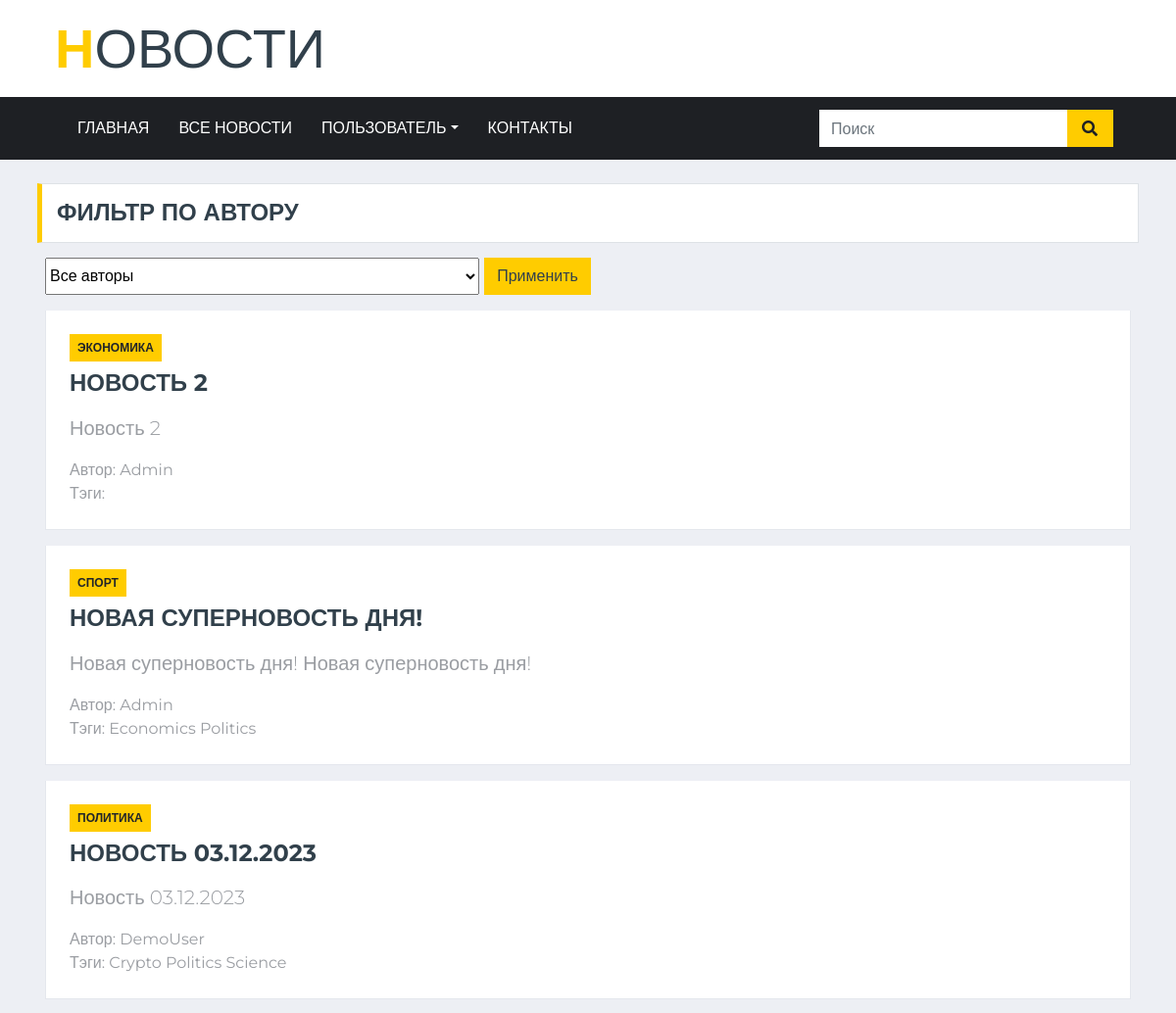
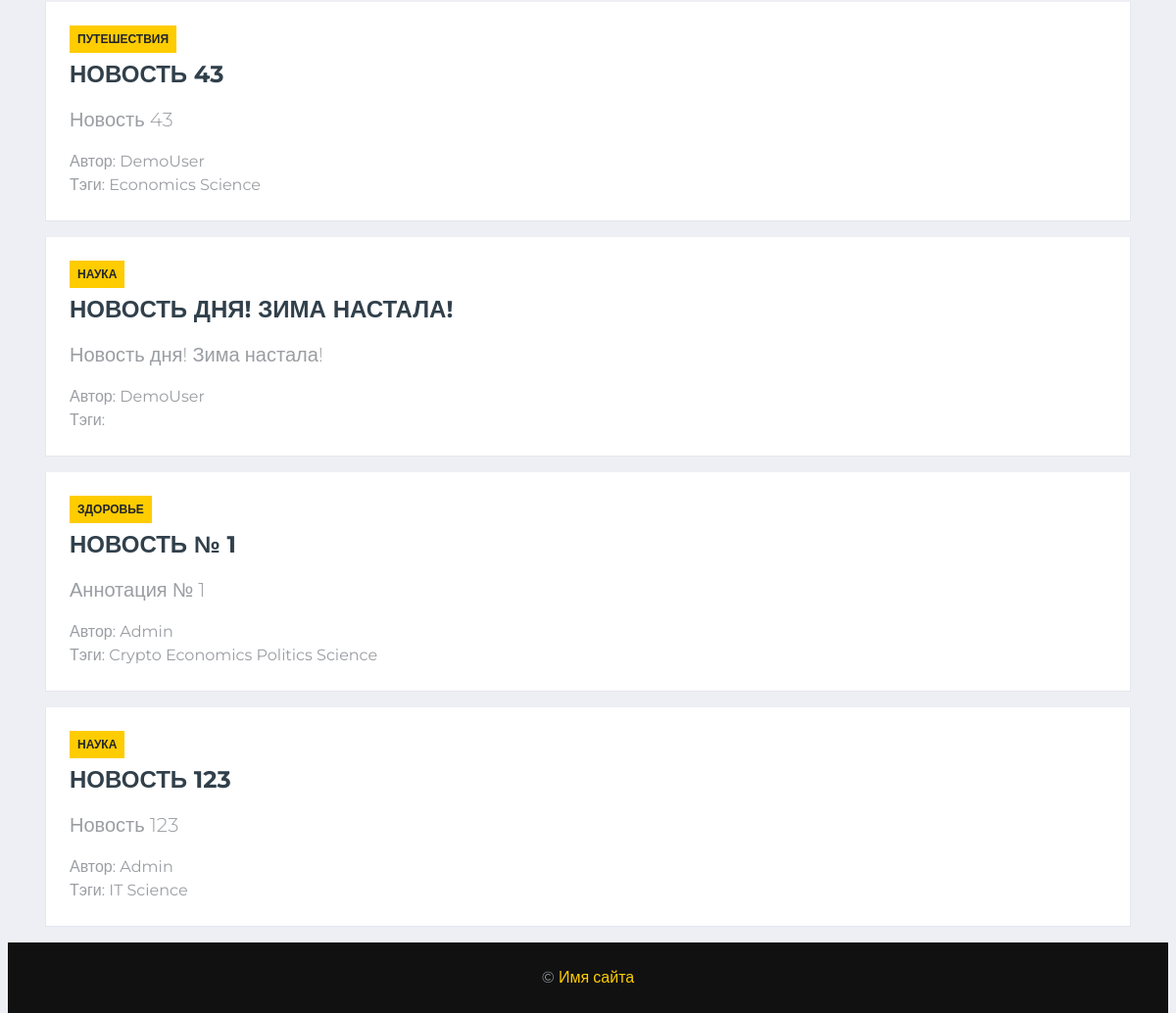
/news1/, run on an earlier commit of the app's database (2 pictures, top to bottom).
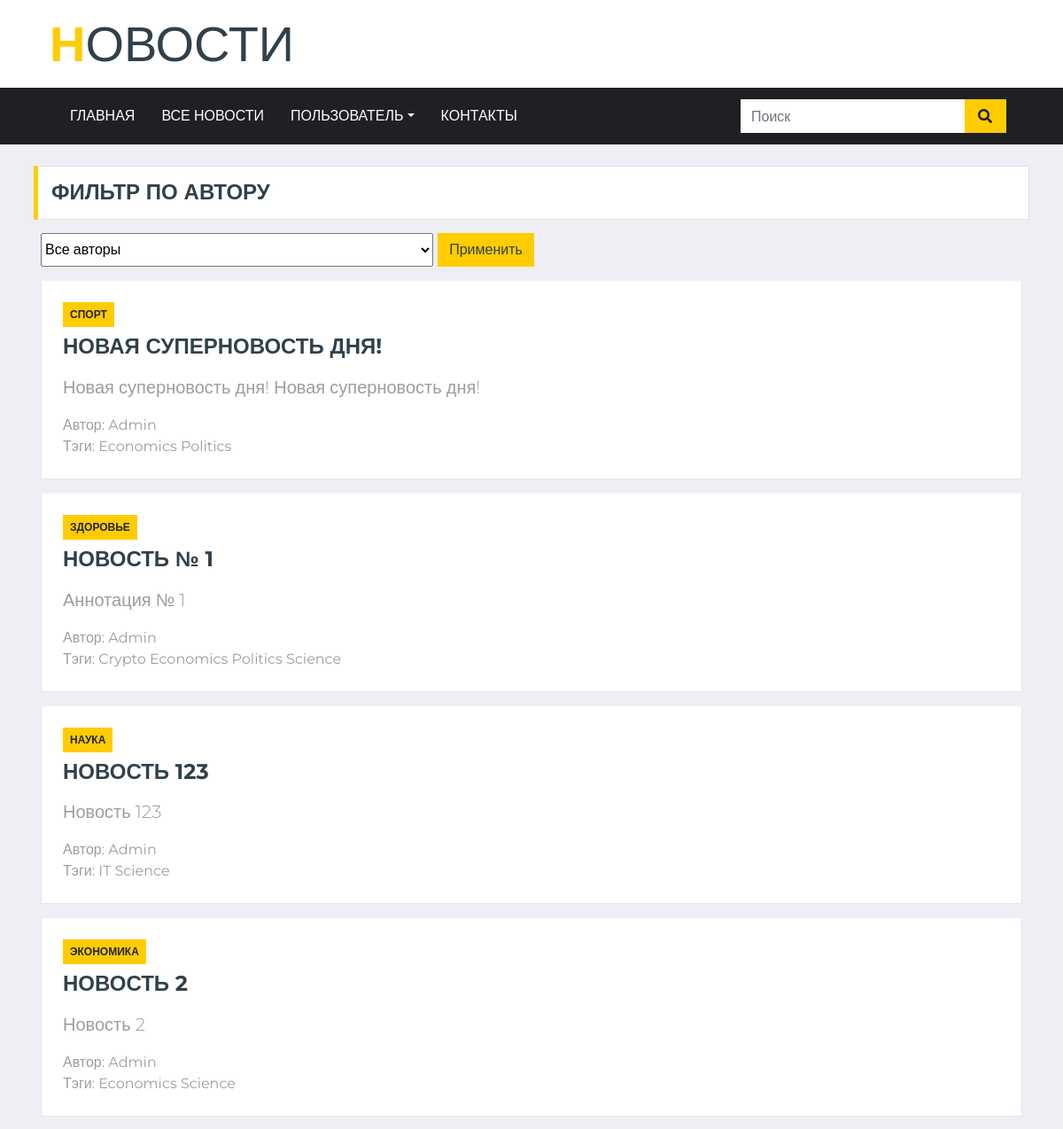
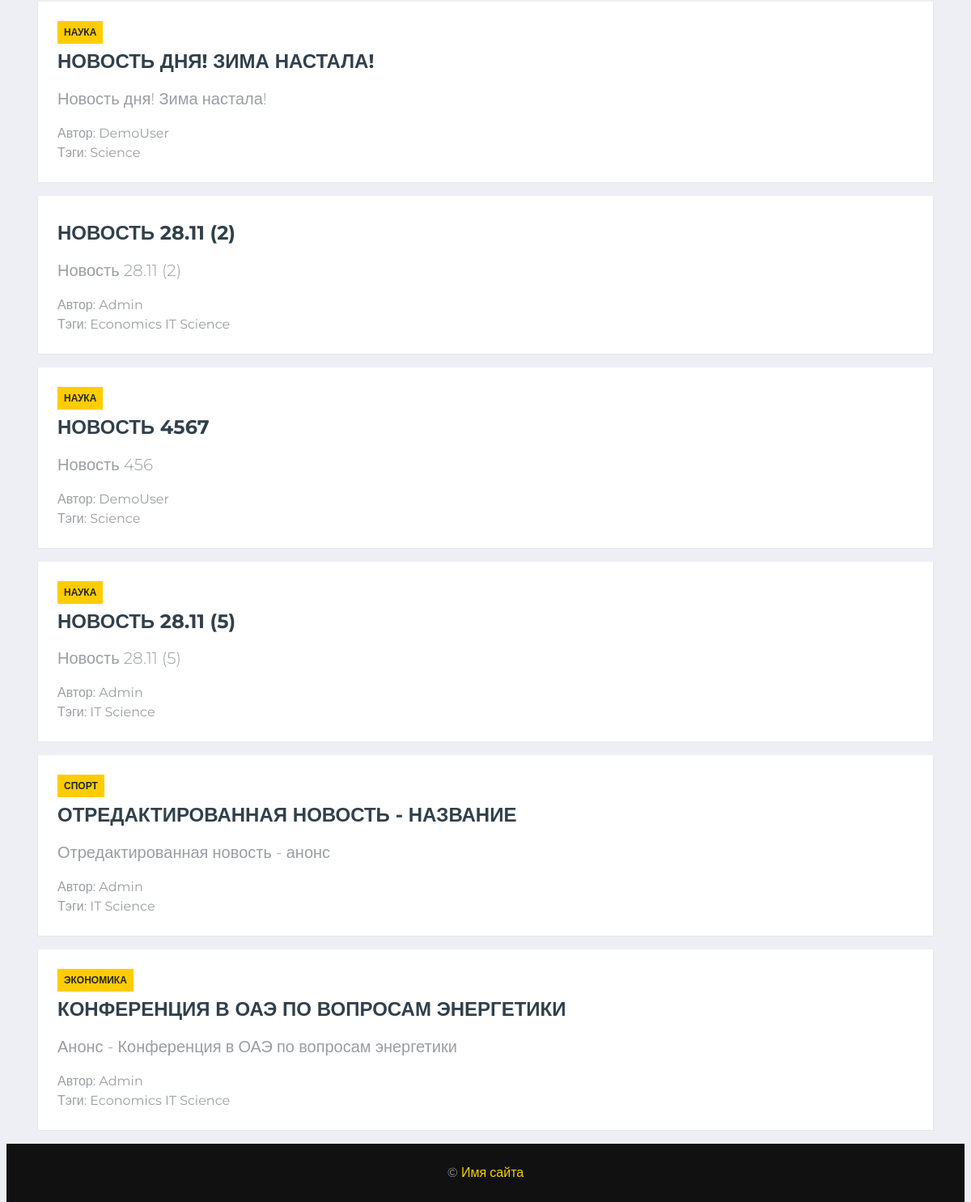
And on a later commit of the database (2 pictures, top to bottom).
### news1/models.py (models this page shows, shortened)
class Article(models.Model):
    categories = (('Экономика', 'Economics'),
                  ('Наука', 'Science'),
                  ('Спорт', 'Sport'),
                  ('Политика', 'Policy'),
                  ('Здоровье', 'Health'),
                  ('Путешествия', 'Travel'))
    author = models.ForeignKey(User, on_delete=models.SET_NULL, null=True, verbose_name='Автор')
    title = models.CharField('Название', max_length=50, default='')
    anouncement = models.TextField('Аннотация', max_length=250)
    text = models.TextField('Текст новости')
    date = models.DateTimeField('Дата публикации', auto_now=True)
    category = models.CharField(choices=categories, max_length=20, verbose_name='Категории')
    tags = models.ManyToManyField(to=Tag, blank=True, verbose_name='Тэги')
    slug = models.SlugField()
    class Meta:
        ordering = ['date']
        verbose_name= 'Новость'
        verbose_name_plural='Новости'

class Tag(models.Model):
    title = models.CharField(max_length=80)
    status = models.BooleanField(default=True)
    class Meta:
        ordering = ['title','status']
        verbose_name= 'Тэг'
        verbose_name_plural='Тэги'

### news1/views.py (the view)
# urls.py: path('', views.all_news, name='news_index'),
def all_news(request):
    articles = Article.objects.all()
    a = articles.first()
    categories = Article.categories
    context={'today_articles': articles}
    author_list = User.objects.all()
    selected = 0
    if request.method=="POST":
        print(request.POST)
        selected = int(request.POST.get('author_filter'))
        if selected == 0:
            articles = Article.objects.all()
        else:
            articles = Article.objects.filter(author=selected)
        print(connection.queries)
    else:
        articles = Article.objects.all()
    context = {'articles': articles, 'author_list':author_list,'selected':selected,'categories':categories, }
    return render(request,'news1/all_news.html',context)

### news1/templates/news1/all_news.html (shortened to what this page needs)
<!DOCTYPE html>
{% load static %}
<html lang="ru">
<head>
    <link href="https://cdnjs.cloudflare.com/ajax/libs/font-awesome/5.15.0/css/all.min.css" rel="stylesheet">
    <link href="{% static 'news_portal/' %}lib/owlcarousel/assets/owl.carousel.min.css" rel="stylesheet">
    <link href="{% static 'news_portal/' %}css/style.css" rel="stylesheet">
</head>
<body>
{% include 'news_portal/navbar.html' %}
    <br>
    <div class="container-fluid">
        <div class="container">
            <div class="row">
                <div class="col-lg-12">
                    <div class="row">
                        <div class="col-12">
                            <div class="section-title">
                                <h4 class="m-0 text-uppercase font-weight-bold">Фильтр по автору</h4>
                            </div>
                            <div class="form-group col-12">
                            <form method="post">
                                <div class="input-group">
                                     <select class="form-select" name="author_filter" style="width:40%">
                                          <option value="0">Все авторы</option>
                                     </select>
                                     <span class="input-group-btn">
                                         <input type="submit" class="btn" value="Применить" style="margin: 0 5px; background-color: #fc0; color: #31404B">
                                     </span>
                                </div>
                            </form>
                            </div>
                        {% for article in articles %}
                        <div class="col-lg-12">
                            <div class="position-relative mb-3">
                                <div class="bg-white border border-top-0 p-4">
                                    <div class="mb-2">
                                        <a class="badge badge-primary text-uppercase font-weight-semi-bold p-2 mr-2"
                                            href="#">{{ article.category }}</a>
                                    </div>
                                    <a class="h4 d-block mb-3 text-secondary text-uppercase font-weight-bold" href="{% url 'news_detail' article.pk %}">{{ article.title }}</a>
                                    <p class="lead my-3">{{ article.anouncement }}</p>
                                    <p class="m-0">Автор: {{ article.author }}</p>
                                    <p class="m-0">Тэги: {% for t in article.tags.all %} {{ t.title }} {% endfor %}</p>
                                </div>
                            </div>
                        </div>
                        {% endfor %}
                    </div>
                </div>
            </div>
        </div>
    </div>
{% block footer %} {% include 'news_portal/footer.html' %} {% endblock %}
</body>
</html>

### news_portal/templates/news_portal/navbar.html (shortened to what this page needs)
    {% load static %}
    <div class="container-fluid d-none d-lg-block">
        <div class="row align-items-center bg-white py-3 px-lg-5">
            <div class="col-lg-4">
                <a href="{% url 'home' %}" class="navbar-brand p-0 d-none d-lg-block">
                    <h1 class="m-0 display-4 text-uppercase text-primary">Н<span class="text-secondary font-weight-normal">овости</span></h1>
                </a>
            </div>
        </div>
    </div>
    <div class="container-fluid p-0">
        <nav class="navbar navbar-expand-lg bg-dark navbar-dark py-2 py-lg-0 px-lg-5">
            <div class="collapse navbar-collapse justify-content-between px-0 px-lg-3" id="navbarCollapse">
                <div class="navbar-nav mr-auto py-0">
                    <a href="{% url 'home' %}" {% if request.resolver_match.view_name == 'home' %} class="nav-item nav-link active" {% else %} class="nav-item nav-link" {% endif %}>Главная</a>
                    <a href="{% url 'news_index' %}" {% if request.resolver_match.view_name == 'all_news' %} class="nav-item nav-link active" {% else %} class="nav-item nav-link" {% endif %}>Все новости</a>
                    <div class="nav-item dropdown">
                        <a href="#" class="nav-link dropdown-toggle" data-toggle="dropdown">Пользователь</a>
                    </div>
                    <a href="#" class="nav-item nav-link">Контакты</a>
                </div>
                <div class="input-group ml-auto d-none d-lg-flex" style="width: 100%; max-width: 300px;">
                    <input type="text" class="form-control border-0" placeholder="Поиск">
                    <div class="input-group-append">
                        <button class="input-group-text bg-primary text-dark border-0 px-3"><i
                                class="fa fa-search"></i></button>
                    </div>
                </div>
            </div>
        </nav>
    </div>

### news_portal/templates/news_portal/footer.html (shortened to what this page needs)
    {% load static %}
    <div class="container-fluid py-4 px-sm-3 px-md-5" style="background: #111111;">
        <p class="m-0 text-center">&copy; <a href="#">Имя сайта</a>
    </div>

What changed in the data, as far as the page shows it:
removed Article: category "ПОЛИТИКА", title "НОВОСТЬ 03.12.2023", anouncement "Новость 03.12.2023", author "DemoUser", Tag (title "Crypto"), Tag (title "Politics"), Tag (title "Science")
removed Article: category "ПУТЕШЕСТВИЯ", title "НОВОСТЬ 43", anouncement "Новость 43", author "DemoUser", Tag (title "Economics"), Tag (title "Science")
changed Article "НОВОСТЬ 2": gains Tag (title "Economics"); gains Tag (title "Science"); moves down the list
changed Article "НОВОСТЬ ДНЯ! ЗИМА НАСТАЛА!": gains Tag (title "Science"); moves down the list
added Article: title "НОВОСТЬ 28.11 (2)", anouncement "Новость 28.11 (2)", author "Admin", Tag (title "Economics"), Tag (title "IT"), Tag (title "Science")
added Article: category "НАУКА", title "НОВОСТЬ 4567", anouncement "Новость 456", author "DemoUser", Tag (title "Science")
added Article: category "НАУКА", title "НОВОСТЬ 28.11 (5)", anouncement "Новость 28.11 (5)", author "Admin", Tag (title "IT"), Tag (title "Science")
added Article: category "СПОРТ", title "ОТРЕДАКТИРОВАННАЯ НОВОСТЬ - НАЗВАНИЕ", anouncement "Отредактированная новость - анонс", author "Admin", Tag (title "IT"), Tag (title "Science")
added Article: category "ЭКОНОМИКА", title "КОНФЕРЕНЦИЯ В ОАЭ ПО ВОПРОСАМ ЭНЕРГЕТИКИ", anouncement "Анонс - Конференция в ОАЭ по вопросам энергетики", author "Admin", Tag (title "Economics"), Tag (title "IT"), Tag (title "Science")
